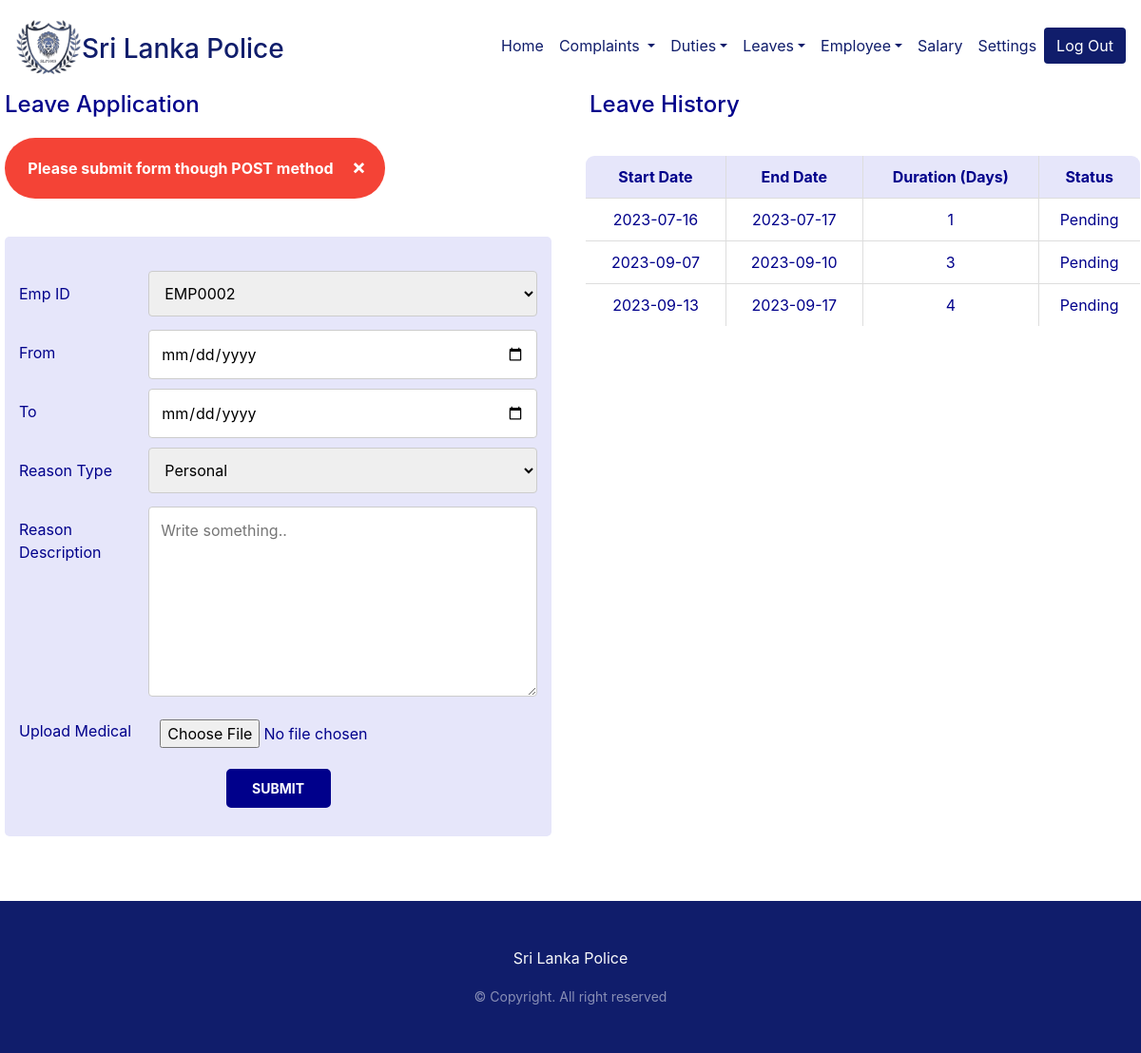
Screenshot of /src/submit-leave-medical.php?message=3 (signed in) with the database file from the repository.
### tables this page shows
CREATE TABLE `leaves` (
  `leaveID` int(11) NOT NULL,
  `empID` varchar(10) NOT NULL,
  `leave_start` date NOT NULL,
  `leave_end` date NOT NULL,
  `reason_type` varchar(50) NOT NULL,
  `reason` varchar(500) DEFAULT NULL,
  `medical` varchar(500) DEFAULT NULL,
  `status` int(11) NOT NULL DEFAULT 2
);

### src/classes/class-leave.php (called while the page is built, shortened)
<?php
class Leave{
    private $from_date;
    private $to_date;
    public function __construct($emp_id, $from_date, $to_date, $reason_type, $reason_desc, $upload_medical){
        $this->from_date = $from_date;
        $this->to_date = $to_date;
    }
    public function durationCal(){
        $start_date = date_create($this->from_date);
        $end_date = date_create($this->to_date);
        $difference = date_diff($start_date, $end_date);
        return($difference->d);
    }
}
?>

### src/submit-leave-medical.php (the view, shortened to what this page needs)
<?php
require "./classes/class-leave.php";
$dbcon = new DBConnector();
$con = $dbcon->getConnection();
?>
<!doctype html>
<html lang="en">
<head>
    <link rel="stylesheet" href="../css/index.css">
    <link rel="stylesheet" href="../css/calculate-salary.css">
    <link rel="stylesheet" href="../css/submit-leave-medical.css">
    <link rel="stylesheet" href="https://cdnjs.cloudflare.com/ajax/libs/font-awesome/4.7.0/css/font-awesome.min.css">
    <link rel="stylesheet" href="https://cdn.jsdelivr.net/npm/bootstrap@4.6.2/dist/css/bootstrap.min.css"
>
</head>
<body>
    <?php
        include 'navbar.php';
    ?>
    <div>
        <div class="row mt-5">
            <div class="col-50">
                <h4 class="h4 mt-5">Leave Application</h4>
                <?php
                if (isset($_GET["message"])) {
                    if ($_GET["message"] == 1) {
                        echo "<div class='alert'><span class='closebtn' onclick='this.parentElement.style.display=`none`;'>&times;</span><strong>Successfully Saved!</strong></div>";
                     } elseif ($_GET["message"] == 2) {
                        echo "<div class='error'><span class='closebtn' onclick='this.parentElement.style.display=`none`;'>&times;</span><strong>Error Occurred!</strong></div>";
                     } elseif ($_GET["message"] == 3) {
                        echo "<div class='error'><span class='closebtn' onclick='this.parentElement.style.display=`none`;'>&times;</span><strong>Please submit form though POST method</strong></div>";
                     } elseif ($_GET["message"] == 4) {
                        echo "<div class='error'><span class='closebtn' onclick='this.parentElement.style.display=`none`;'>&times;</span><strong>Please submit form though Submit button</strong></div>";
                     } elseif ($_GET["message"] == 5) {
                        echo "<div class='error'><span class='closebtn' onclick='this.parentElement.style.display=`none`;'>&times;</span><strong>There are empty fields. Please try again.</strong></div>";
                     } elseif ($_GET["message"] == 6) {
                        echo "<div class='error'><span class='closebtn' onclick='this.parentElement.style.display=`none`;'>&times;</span><strong>Please upload your medical report</strong></div>";
                     } elseif ($_GET["message"] == 7) {
                        echo "<div class='error'><span class='closebtn' onclick='this.parentElement.style.display=`none`;'>&times;</span><strong>Your Application is currently in process. Please try again later!</strong></div>";
                     }
                }
                ?>
                <div class="containerx">
                    <form action="apply-leave.php" method="POST" enctype="multipart/form-data">
                        <div class="row">
                            <div class="col-25">
                                <label for="emp_id">Emp ID</label>
                            </div>
                            <div class="col-75">
                                <select id="emp_id" name="emp_id" required>
                                    <?php
                                    if(isset($_SESSION['username'])){
                                    $username = $_SESSION['username'];
                                    $query1 = "SELECT * FROM login";
                                    $pstmt1 = $con->prepare($query1);
                                    $pstmt1->execute();
                                    $rows = $pstmt1->fetchAll(PDO::FETCH_ASSOC);
                                    foreach ($rows as $row){
                                        if($row['username']==$username){
                                            $emp_id = $row['empID'];
                                        }
                                    }
                                } else{
                                    $emp_id = "";
                                }
                                ?>
                                    <option value="<?php echo $emp_id; ?>"><?php echo $emp_id; ?></option>
                                </select>
                            </div>
                        </div>
                        <div class="row">
                            <div class="col-25">
                                <label for="from_date">From</label>
                            </div>
                            <div class="col-75">
                                <input type="date" id="from_date" name="from_date" required/>
                            </div>
                        </div>
                        <div class="row">
                            <div class="col-25">
                                <label for="to_date">To</label>
                            </div>
                            <div class="col-75">
                                <input type="date" id="to_date" name="to_date" required/>
                            </div>
                        </div>
                        <div class="row">
                            <div class="col-25">
                                <label for="reason_type">Reason Type</label>
                            </div>
                            <div class="col-75">
                                <select id="reason_type" name="reason_type" required>
                                    <option value="Personal">Personal</option>
                                </select>
                            </div>
                        </div>
                        <div class="row">
                            <div class="col-25">
                                <label for="reason_desc">Reason Description </label>
                            </div>
                            <div class="col-75">
                                <textarea id="reason_desc" name="reason_desc" placeholder="Write something.."
                                    style="height:200px" required></textarea>
                            </div>
                        </div>
                        <div class="row">
                            <div class="col-25">
                                <label for="upload_medical">Upload Medical</label>
                            </div>
                            <div class="col-75">
                                <input type="file" id="upload_medical" name="upload_medical" accept="image/jpg, image/jpeg, image/png"/>
                            </div>
                        </div>
                        <div class="row">
                            <input type="submit" name="submit" class="btn1 buttons" value="SUBMIT">
                        </div>
                    </form>
                </div>
            </div>
            <div class="col-50 mt-5">
                <h4 class="h4">Leave History</h4>
                <div class="row">
                    <div class="col-md" style="overflow-x: auto;">
                        <table class="table-con">
                            <thead>
                                <tr>
                                    <th>Start Date</th>
                                    <th>End Date</th>
                                    <th>Duration (Days)</th>
                                    <th>Status</th>
                                </tr>
                            </thead>
                            <tbody>
                                <?php
                                if(isset($_SESSION['username'])){
                                    $username = $_SESSION['username'];
                                    $query1 = "SELECT * FROM login";
                                    $pstmt1 = $con->prepare($query1);
                                    $pstmt1->execute();
                                    $rows = $pstmt1->fetchAll(PDO::FETCH_ASSOC);
                                    foreach ($rows as $row){
                                        if($row['username']==$username){
                                            $emp_id = $row['empID'];
                                        }
                                    }
                                } else{
                                    $emp_id = "";
                                }
                                $query2 = "SELECT * FROM leaves";
                                $pstmt2 = $con->prepare($query2);
                                $pstmt2->execute();
                                $rs = $pstmt2->fetchAll(PDO::FETCH_OBJ);
                                foreach ($rs as $employee){
                                    if($employee->empID==$emp_id){
                                        $leaveObject = new Leave(NULL, $employee->leave_start, $employee->leave_end, NULL, NULL, NULL);
                                        $leaveObject->setCon($con);
                                        $duration = $leaveObject->durationCal();
                                        if ($employee->status==0){
                                            $status = "Rejected";
                                        } elseif($employee->status==1){
                                            $status = "Accepted";
                                        } else{
                                            $status = "Pending";
                                        }
                                ?>
                                <tr>
                                    <td><?php echo $employee->leave_start; ?></td>
                                    <td><?php echo $employee->leave_end; ?></td>
                                    <td><?php echo $duration ?></td>
                                    <td><?php echo $status ?></td>
                                </tr>
                                <?php
                                    }
                                }
                                ?>
                            </tbody>
                        </table>
                    </div>
                </div>
            </div>
        </div>
    </div>
    <footer class="py-5 mt-5" style="background-color: #101D6B;">
        <div class="container text-light text-center">
            <p class="display-5 mb-3">Sri Lanka Police</p>
            <small class="text-white-50">&copy; Copyright. All right reserved</small>
        </div>
    </footer>
</body>
</html>

### css/index.css (style rules this page uses)
footer { margin-top: -1px; padding-bottom: 0; }

### css/calculate-salary.css (style rules this page uses)
* { box-sizing: border-box; }
.table-con { border: 1px solid #ddd; margin-left: auto; margin-right: auto; margin-top: 30px; margin-bottom: 30px; width: 95%; color: darkblue; border-collapse: collapse; border-radius: 10px; overflow: hidden; text-align: center; }
.table-con tr { border-bottom: 1px solid #ddd; }
.table-con td { padding: 10px; text-align: center; border-left: 1px solid #ddd; }
.table-con th { background-color: lavender; padding: 10px; text-align: center; border-left: 1px solid #ddd; }
h4 { color: darkblue; margin: 20px; }
.btn1, .btn2 { border-radius: 5px; padding: 8px 10px; font-size: 14px; cursor: pointer; border: 2px solid darkblue; font-weight: bold; width: 110px; margin: 0 5px; }
.btn1 { background-color: darkblue; color: white; }
.buttons { display: flex; justify-content:center; align-items: center; }
.error { margin: 20px; padding: 20px; background-color: #f44336; max-width: 400px; text-align: center; margin-left: auto; margin-right: auto; border-radius:50px; color: white; }
.closebtn { margin-left: 15px; color: white; font-weight: bold; float: right; font-size: 22px; line-height: 20px; cursor: pointer; transition: 0.3s; }

### css/submit-leave-medical.css (style rules this page uses)
* { box-sizing: border-box; }
input[type=text], select, textarea, input[type=date] { width: 100%; padding: 12px; border: 1px solid #ccc; border-radius: 4px; resize: vertical; }
input[type=file] { width: 100%; padding: 12px; margin-bottom: 10px; resize: vertical; }
input[type=submit] { margin: auto; }
label { padding: 12px 12px 12px 0; display: inline-block; }
.containerx { border-radius: 5px; background-color: lavender; padding: 30px; margin: 20px; margin-top: 40px; color: darkblue; }
.col-25 { float: left; width: 25%; margin-top: 6px; }
.col-75 { float: left; width: 75%; margin-top: 6px; }
.col-50 { width: 50%; }
.row:after { content: ""; display: table; clear: both; }
.error { margin: 20px; padding: 20px; background-color: #f44336; color: white; border-radius:50px; }
.closebtn { margin-left: 15px; color: white; font-weight: bold; float: right; font-size: 22px; line-height: 20px; cursor: pointer; transition: 0.3s; }

### rows the page displays
leaves: leave_start "2023-07-16", leave_end "2023-07-17", duration "1", status "Pending"
leaves: leave_start "2023-09-07", leave_end "2023-09-10", duration "3", status "Pending"
leaves: leave_start "2023-09-13", leave_end "2023-09-17", duration "4", status "Pending"
